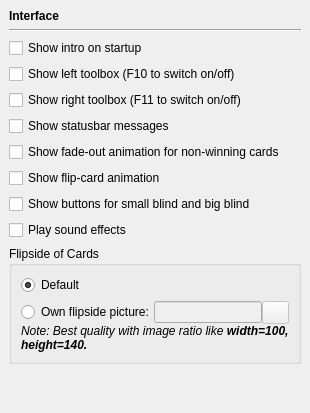
     <widget class="QWidget" name="page" >
      <layout class="QGridLayout" >
       <property name="margin" >
        <number>9</number>
       </property>
       <property name="spacing" >
        <number>6</number>
       </property>
       <item row="10" column="0" >
        <widget class="QGroupBox" name="groupBox" >
         <property name="title" >
          <string>Flipside of Cards</string>
         </property>
         <layout class="QGridLayout" >
          <property name="margin" >
           <number>9</number>
          </property>
          <property name="spacing" >
           <number>6</number>
          </property>
          <item row="1" column="0" >
           <layout class="QVBoxLayout" >
            <property name="margin" >
             <number>0</number>
            </property>
            <property name="spacing" >
             <number>0</number>
            </property>
            <item>
             <layout class="QHBoxLayout" >
              <property name="margin" >
               <number>0</number>
              </property>
              <property name="spacing" >
               <number>0</number>
              </property>
              <item>
               <widget class="QRadioButton" name="radioButton_flipsideOwn" >
                <property name="text" >
                 <string>Own flipside picture:</string>
                </property>
               </widget>
              </item>
              <item>
               <widget class="QLineEdit" name="lineEdit_OwnFlipsideFilename" >
                <property name="enabled" >
                 <bool>false</bool>
                </property>
               </widget>
              </item>
              <item>
               <widget class="QPushButton" name="pushButton_openFlipsidePicture" >
                <property name="enabled" >
                 <bool>false</bool>
                </property>
                <property name="minimumSize" >
                 <size>
                  <width>27</width>
                  <height>23</height>
                 </size>
                </property>
                <property name="maximumSize" >
                 <size>
                  <width>27</width>
                  <height>23</height>
                 </size>
                </property>
                <property name="icon" >
                 <iconset resource="resources.qrc" >:/graphics/resources/graphics/fileopen16.png</iconset>
                </property>
               </widget>
              </item>
             </layout>
            </item>
            <item>
             <widget class="QLabel" name="label_23" >
              <property name="text" >
               <string>&lt;html>&lt;head>&lt;meta name="qrichtext" content="1" />&lt;style type="text/css">
p, li { white-space: pre-wrap; }
&lt;/style>&lt;/head>&lt;body style=" font-family:'Nimbus Sans L'; font-size:9pt; font-weight:400; font-style:normal; text-decoration:none;">
&lt;p style=" margin-top:0px; margin-bottom:0px; margin-left:0px; margin-right:0px; -qt-block-indent:0; text-indent:0px;">&lt;span style=" font-style:italic;">Note: Best quality with image ratio like &lt;/span>&lt;span style=" font-weight:600; font-style:italic;">width=100, height=140.&lt;/span>&lt;/p>&lt;/body>&lt;/html></string>
              </property>
              <property name="wordWrap" >
               <bool>true</bool>
              </property>
             </widget>
            </item>
           </layout>
          </item>
          <item row="0" column="0" >
           <widget class="QRadioButton" name="radioButton_flipsideTux" >
            <property name="text" >
             <string>Default</string>
            </property>
            <property name="checked" >
             <bool>true</bool>
            </property>
           </widget>
          </item>
         </layout>
        </widget>
       </item>
       <item row="7" column="0" >
        <widget class="QCheckBox" name="checkBox_showFlipCardsAnimation" >
         <property name="text" >
          <string>Show flip-card animation</string>
         </property>
        </widget>
       </item>
       <item row="8" column="0" >
        <widget class="QCheckBox" name="checkBox_showBlindButtons" >
         <property name="text" >
          <string>Show buttons for small blind and big blind</string>
         </property>
        </widget>
       </item>
       <item row="6" column="0" >
        <widget class="QCheckBox" name="checkBox_showFadeOutCardsAnimation" >
         <property name="text" >
          <string>Show fade-out animation for non-winning cards</string>
         </property>
        </widget>
       </item>
       <item row="5" column="0" >
        <widget class="QCheckBox" name="checkBox_showStatusbarMessages" >
         <property name="text" >
          <string>Show statusbar messages</string>
         </property>
        </widget>
       </item>
       <item row="3" column="0" >
        <widget class="QCheckBox" name="checkBox_showLeftToolbox" >
         <property name="text" >
          <string>Show left toolbox (F10 to switch on/off)</string>
         </property>
        </widget>
       </item>
       <item row="1" column="0" >
        <widget class="Line" name="line_6" >
         <property name="orientation" >
          <enum>Qt::Horizontal</enum>
         </property>
        </widget>
       </item>
       <item row="0" column="0" >
        <widget class="QLabel" name="label_19" >
         <property name="font" >
          <font>
           <weight>75</weight>
           <bold>true</bold>
          </font>
         </property>
         <property name="text" >
          <string>Interface</string>
         </property>
        </widget>
       </item>
       <item row="2" column="0" >
        <widget class="QCheckBox" name="checkBox_showIntro" >
         <property name="text" >
          <string>Show intro on startup</string>
         </property>
        </widget>
       </item>
       <item row="4" column="0" >
        <widget class="QCheckBox" name="checkBox_showRightToolbox" >
         <property name="text" >
          <string>Show right toolbox (F11 to switch on/off)</string>
         </property>
        </widget>
       </item>
       <item row="11" column="0" >
        <spacer>
         <property name="orientation" >
          <enum>Qt::Vertical</enum>
         </property>
         <property name="sizeHint" >
          <size>
           <width>20</width>
           <height>40</height>
          </size>
         </property>
        </spacer>
       </item>
       <item row="9" column="0" >
        <widget class="QCheckBox" name="checkBox_playSoundEffects" >
         <property name="text" >
          <string>Play sound effects</string>
         </property>
        </widget>
       </item>
      </layout>
     </widget>
